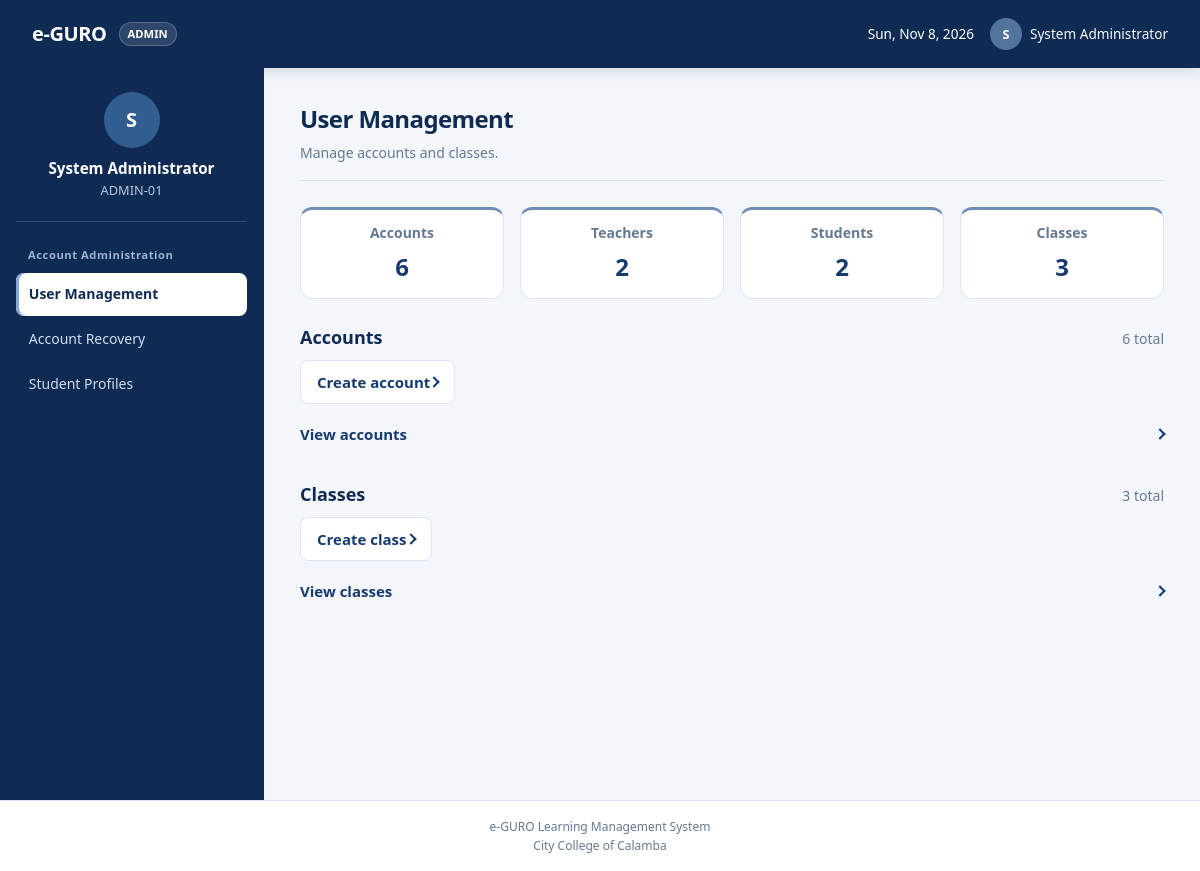
Page /admin/dashboard.php (signed in) on the committed database.
### tables this page shows
CREATE TABLE IF NOT EXISTS `users` (
    `id` INT AUTO_INCREMENT PRIMARY KEY,
    `user_code` VARCHAR(50) NOT NULL UNIQUE,
    `full_name` VARCHAR(150) NOT NULL,
    `email` VARCHAR(150) NOT NULL UNIQUE,
    `password` VARCHAR(255) NOT NULL,
    `role` ENUM('admin', 'dean', 'teacher', 'student') NOT NULL,
    `created_at` DATETIME DEFAULT CURRENT_TIMESTAMP
);

### includes/functions.php (called while the page is built, shortened)
<?php
function e($value): string
{
    return htmlspecialchars((string) $value, ENT_QUOTES, 'UTF-8');
}

### includes/auth.php (called while the page is built, shortened)
<?php
function current_user(): ?array
{
    if (!empty($_SESSION['user'])) {
        return $_SESSION['user'];
    }
    return null;
}
function require_login(): array
{
    $user = current_user();
    return $user;
}
function require_role(string $role): array
{
    return requireRole($role);
}
function requireRole(string $role): array
{
    $user = require_login();
    return $user;
}

### admin/dashboard.php (the view, shortened to what this page needs)
<?php
require_once __DIR__ . '/../includes/auth.php';
require_once __DIR__ . '/../includes/functions.php';
$user = require_role('admin');
$basePath = '../';
$activePage = 'accounts';
$pdo = Database::connect();
$metrics = $pdo->query(
    "SELECT
        COUNT(*) AS accounts,
        SUM(role = 'teacher') AS teachers,
        SUM(role = 'student') AS students
     FROM users"
)->fetch();
$metrics['classes'] = (int) $pdo->query('SELECT COUNT(*) FROM classes')->fetchColumn();
$users = $pdo->query(
    'SELECT id, user_code, full_name, email, role, created_at
     FROM users ORDER BY created_at DESC, id DESC'
)->fetchAll();
$classes = $pdo->query(
    'SELECT c.id, c.code, c.name, c.semester, c.fiscal_year,
            u.full_name AS teacher_name, COALESCE(enrollment_counts.students_count, 0) AS students_count
     FROM classes c
     LEFT JOIN users u ON u.id = c.teacher_id
     LEFT JOIN (
         SELECT class_id, COUNT(DISTINCT student_id) AS students_count
         FROM class_enrollments
         GROUP BY class_id
     ) enrollment_counts ON enrollment_counts.class_id = c.id
     ORDER BY c.code'
)->fetchAll();
include __DIR__ . '/../includes/header.php';
include __DIR__ . '/../includes/sidebar.php';
?>
<main class="main-content">
    <div class="page-header">
        <h2>User Management</h2>
        <p>Manage accounts and classes.</p>
    </div>
    <section class="progress-grid admin-metrics" aria-label="School totals">
        <?php foreach ([
            'Accounts' => (int) $metrics['accounts'],
            'Teachers' => (int) $metrics['teachers'],
            'Students' => (int) $metrics['students'],
            'Classes' => (int) $metrics['classes'],
        ] as $label => $value): ?>
            <article class="progress-card">
                <span class="progress-label"><?= e($label) ?></span>
                <span class="progress-value"><?= $value ?></span>
            </article>
        <?php endforeach; ?>
    </section>
    <section id="accounts">
        <div class="admin-section-heading">
            <h3>Accounts</h3>
            <span><?= count($users) ?> total</span>
        </div>
        <details class="admin-disclosure">
            <summary>Create account <span class="disclosure-indicator" aria-hidden="true"></span></summary>
        </details>
        <details class="admin-list-disclosure">
            <summary>View accounts <span class="disclosure-indicator" aria-hidden="true"></span></summary>
        </details>
    </section>
    <section id="classes">
        <div class="admin-section-heading">
            <h3>Classes</h3>
            <span><?= count($classes) ?> total</span>
        </div>
        <details class="admin-disclosure">
            <summary>Create class <span class="disclosure-indicator" aria-hidden="true"></span></summary>
        </details>
        <details class="admin-list-disclosure">
            <summary>View classes <span class="disclosure-indicator" aria-hidden="true"></span></summary>
        </details>
    </section>
</main>
<?php include __DIR__ . '/../includes/footer.php'; ?>

### includes/header.php (shortened to what this page needs)
<?php
$basePath  = $basePath ?? '../';
$user      = $user ?? current_user();
$avatarInitial = strtoupper(substr((string) ($user['name'] ?? 'U'), 0, 1));
?>
<!DOCTYPE html>
<html lang="en">
<head>
    <link rel="stylesheet" href="<?= e($basePath) ?>assets/css/style.css?v=<?= (int) filemtime(__DIR__ . '/../assets/css/style.css') ?>">
</head>
<body>
<header class="topbar">
    <div class="brand-area">
        <h1><a class="brand-home" href="<?= e($basePath) ?>index.php">e-GURO</a></h1>
        <span class="brand-badge"><?= e(strtoupper($user['role'] ?? 'LMS')) ?></span>
    </div>
    <div class="header-right">
        <span><?= e(date('D, M j, Y')) ?></span>
        <details class="profile-dropdown">
            <summary>
                <span class="user-avatar" aria-hidden="true"><?= e($avatarInitial) ?></span>
                <span><?= e($user['name'] ?? 'User') ?></span>
            </summary>
        </details>
    </div>
</header>
<div class="layout-container">

### includes/sidebar.php
<?php
$activePage   = $activePage ?? 'dashboard';
$basePath     = $basePath ?? '../';
$user         = $user ?? current_user();
$role         = strtolower($user['role'] ?? 'student');
$avatarInitial = strtoupper(substr((string) ($user['name'] ?? 'U'), 0, 1));
$classContext = $classContext ?? null;
$activeTab    = $activeTab ?? null;
$menus = [
    'admin' => [
        'Account Administration' => [
            'accounts' => ['User Management', $basePath . 'admin/dashboard.php'],
            'recovery' => ['Account Recovery', $basePath . 'admin/recover_accounts.php'],
            'student-profiles' => ['Student Profiles', $basePath . 'admin/student_profiles.php'],
        ]
    ],
    'dean' => [
        'School Communications' => [
            'announcements' => ['Announcements', $basePath . 'admin/manage_announcements.php'],
            'calendar' => ['School Events', $basePath . 'admin/calendar.php'],
        ]
    ],
    'teacher' => [
        'Teacher Management' => [
            'dashboard' => ['Overview',          $basePath . 'teacher/dashboard.php'],
            'classes'   => ['My Classes',        $basePath . 'teacher/my-classes.php'],
            'students'  => ['Student List',      $basePath . 'teacher/students.php'],
            'calendar'  => ['Academic Calendar', $basePath . 'teacher/calendar.php'],
            'assignments' => ['Assignments', $basePath . 'teacher/assignments.php'],
            'quizzes' => ['Quiz Builder', $basePath . 'teacher/quizzes.php'],
            'materials' => ['Learning Materials', $basePath . 'teacher/learning-materials.php'],
            'profile' => ['My Profile', $basePath . 'teacher/teacher-profile.php'],
            'settings' => ['Settings', $basePath . 'teacher/settings.php'],
        ]
    ],
    'student' => [
        'Academic Core' => [
            'dashboard'    => ['Dashboard',      'dashboard.php'],
            'todo'         => ['To Do List',     'todo.php'],
            'my-class'     => ['My Classes',     'my-class.php'],
            'quizzes'      => ['Quizzes',        'quizzes.php'],
            'grade-report' => ['Grade Report',   'grade-report.php'],
        ],
        'Information & Resources' => [
            'student-info' => ['Student Profile', 'student-info.php'],
            'calendar'     => ['Calendar',        'calendar.php'],
            'oer'          => ['OER Library',     'oer.php'],
            'privacy'      => ['Privacy Policy',  'privacy.php'],
        ]
    ]
];
$currentMenu = $menus[$role] ?? $menus['student'];
?>
<nav class="sidebar" aria-label="<?= e(ucfirst($role)) ?> navigation">
    <div class="sidebar-profile">
        <span class="user-avatar user-avatar-large" aria-hidden="true"><?= e($avatarInitial) ?></span>
        <h3><?= e($user['name'] ?? 'User Name') ?></h3>
        <p><?= e($user['student_id'] ?? $user['user_code'] ?? 'ID: 2026-0001') ?></p>
    </div>
    <?php if ($role === 'student' && $classContext): ?>
        <div class="sidebar-back-link">
            <a href="dashboard.php" class="btn-sidebar-back">Back to Dashboard</a>
        </div>
        <div class="nav-section-title">
            <?= e($classContext['subject']) ?>
            <span class="nav-section-subtitle"><?= e($classContext['section']) ?></span>
        </div>
        <ul>
            <?php
            $classTabs = [
                'overview'      => 'Course Overview',
                'lessons'       => 'Lessons',
                'assessments'   => 'Assessments',
                'progress'      => 'Progress',
                'colleagues'    => 'Classmates',
                'announcements' => 'Announcements',
            ];
            foreach ($classTabs as $tabKey => $tabLabel):
            ?>
                <li>
                    <a href="class-details.php?id=<?= (int) $classContext['id'] ?>&tab=<?= $tabKey ?>"
                       class="<?= ($activeTab ?? ($_GET['tab'] ?? 'overview')) === $tabKey ? 'active' : '' ?>"
                       <?= ($activeTab ?? ($_GET['tab'] ?? 'overview')) === $tabKey ? 'aria-current="page"' : '' ?>>
                        <span><?= e($tabLabel) ?></span>
                    </a>
                </li>
            <?php endforeach; ?>
        </ul>
        <div class="nav-section-title">Quick Links</div>
        <ul>
            <li><a href="my-class.php"><span>All Classes</span></a></li>
            <li><a href="todo.php"><span>To Do List</span></a></li>
            <li><a href="grade-report.php"><span>Grade Report</span></a></li>
        </ul>
    <?php else: ?>
        <?php foreach ($currentMenu as $sectionTitle => $items): ?>
            <div class="nav-section-title"><?= e($sectionTitle) ?></div>
            <ul>
                <?php foreach ($items as $key => [$label, $href]): ?>
                    <li>
                        <a href="<?= e($href) ?>" class="<?= $key === $activePage ? 'active' : '' ?>"
                           <?= $key === $activePage ? 'aria-current="page"' : '' ?>>
                            <span><?= e($label) ?></span>
                        </a>
                    </li>
                <?php endforeach; ?>
            </ul>
        <?php endforeach; ?>
    <?php endif; ?>
</nav>

### rows in the picture
users: role "ADMIN", full_name "S", full_name "System Administrator", user_code "ADMIN-01"

### other values in the picture
$sectionTitle "Account Administration"
$label "User Management"
$label "Account Recovery"
$label "Student Profiles"
$label "Accounts"
$value "6"
$label "Teachers"
$value "2"
$label "Students"
$label "Classes"
$value "3"
count($users) "6"
count($classes) "3"
